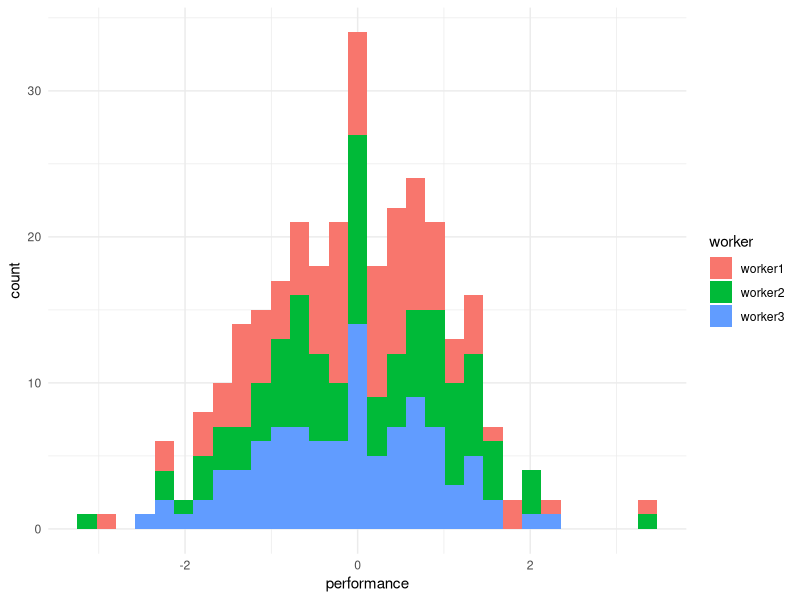

Reproduce this figure in R.
## ---- chunk 1
library('ggplot2')
library(tidyr)
## ---- chunk 2
data = read.csv('performance_data.csv')
df_long = gather(data, key = "worker", value = "performance", worker1, worker2, worker3)

ggplot(data = df_long, aes(x = performance, fill = worker)) + geom_histogram() + theme_minimal()


